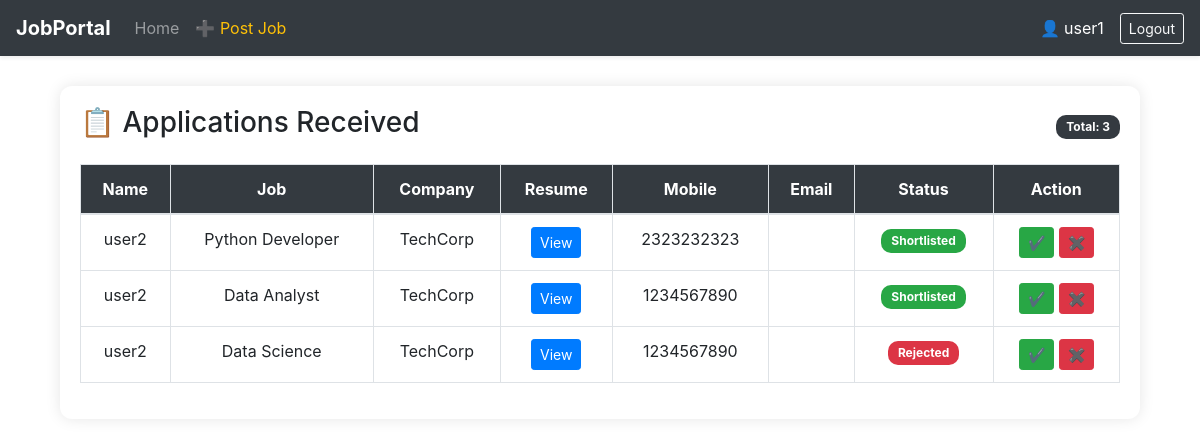
Page /jobs/ (signed in) on the committed database.
### JobPortal/models.py (models this page shows, shortened)
class Application(models.Model):
    STATUS_CHOICES = (
        ('APPLIED', 'Applied'),
        ('SHORTLISTED', 'Shortlisted'),
        ('REJECTED', 'Rejected'),
    )
    user = models.ForeignKey(User, on_delete=models.CASCADE)
    job = models.ForeignKey(Job, on_delete=models.CASCADE)
    resume = models.FileField(upload_to='resumes/')
    mobile = models.CharField(max_length=15)
    status = models.CharField(max_length=20, choices=STATUS_CHOICES, default='APPLIED')

class Job(models.Model):
    company = models.ForeignKey(Company, on_delete=models.CASCADE)
    title = models.CharField(max_length=200)
    description = models.TextField()
    salary = models.IntegerField()
    experience_required = models.IntegerField()
    created_at = models.DateTimeField(auto_now_add=True)

class Company(models.Model):
    user = models.OneToOneField(User, on_delete=models.CASCADE)
    name = models.CharField(max_length=200)
    location = models.CharField(max_length=200, default="Unknown")   # ✅ added default
    description = models.TextField(default="No description")         # ✅ added default

### JobPortal/views.py (the view, shortened to what this page needs)
# urls.py: 2. Add a URL to urlpatterns:  path('', views.home, name='home')
def home(request):
    if request.user.is_authenticated:
        profile = Profile.objects.filter(user=request.user).first()
        if profile and profile.role == 'HR':
            applications = Application.objects.filter(
                job__company__user=request.user
            ).select_related('job', 'job__company')
            return render(request, 'hr.html', {'applications': applications})
    jobs = Job.objects.select_related('company').all()
    return render(request, 'Jobseeker.html', {
        'jobs': jobs,
        'applied_jobs': []
    })

### JobPortal/templates/hr.html (shortened to what this page needs)
{% extends 'main.html' %}
{% load static %}
{% block content %}
<div class="container">
    <div class="dashboard-card">
        <div class="d-flex justify-content-between align-items-center mb-3">
            <h3>📋 Applications Received</h3>
            <span class="badge badge-dark">
                Total: {{ applications|length }}
            </span>
        </div>
        {% if applications %}
        <div class="table-responsive">
            <table class="table table-hover table-bordered text-center">
                <thead>
                    <tr>
                        <th>Name</th>
                        <th>Job</th>
                        <th>Company</th>
                        <th>Resume</th>
                        <th>Mobile</th>
                        <th>Email</th>
                        <th>Status</th>
                        <th>Action</th>
                    </tr>
                </thead>
                <tbody>
                    {% for a in applications %}
                    <tr>
                        <td>{{ a.user.username }}</td>
                        <td>{{ a.job.title }}</td>
                        <td>{{ a.job.company.name }}</td>
                        <td>
                            {% if a.resume %}
                                <a href="{{ a.resume.url }}"
                                   class="btn btn-sm btn-primary"
                                   target="_blank">
                                    View
                                </a>
                            {% else %}
                                <span class="text-muted">Not submitted</span>
                            {% endif %}
                        </td>
                        <td>{{ a.mobile }}</td>
                        <td>{{ a.user.email }}</td>
                        <td>
                            {% if a.status == 'APPLIED' %}
                                <span class="badge badge-info">Applied</span>
                            {% elif a.status == 'SHORTLISTED' %}
                                <span class="badge badge-success">Shortlisted</span>
                            {% else %}
                                <span class="badge badge-danger">Rejected</span>
                            {% endif %}
                        </td>
                        <td>
                            <a href="{% url 'update_status' a.id 'SHORTLISTED' %}"
                               class="btn btn-success btn-sm">
                               ✔
                            </a>
                            <a href="{% url 'update_status' a.id 'REJECTED' %}"
                               class="btn btn-danger btn-sm">
                               ✖
                            </a>
                        </td>
                    </tr>
                    {% endfor %}
                </tbody>
            </table>
        </div>
        {% else %}
            <div class="alert alert-info text-center">
                No applications received yet.
            </div>
        {% endif %}
    </div>
</div>
{% endblock %}

### JobPortal/templates/navbar.html (shortened to what this page needs)
{% load static %}
<nav class="navbar navbar-expand-lg navbar-dark bg-dark shadow-sm">
    <a class="navbar-brand font-weight-bold" href="{% url 'landing' %}">
        JobPortal
    </a>
    <div class="collapse navbar-collapse" id="navbarContent">
        <ul class="navbar-nav mr-auto">
            <li class="nav-item">
                <a class="nav-link" href="{% url 'landing' %}">Home</a>
            </li>
            {% if request.user.is_authenticated and request.user.profile %}
                {% if request.user.profile.role == 'HR' %}
                    <li class="nav-item">
                        <a class="nav-link text-warning" href="{% url 'post_job' %}">
                            ➕ Post Job
                        </a>
                    </li>
                {% endif %}
            {% endif %}
        </ul>
        <ul class="navbar-nav ml-auto align-items-center">
            {% if request.user.is_authenticated %}
                <li class="nav-item mr-3">
                    <span class="text-white">
                        👤 {{ request.user.username }}
                    </span>
                </li>
                <li class="nav-item">
                    <a class="btn btn-outline-light btn-sm" href="{% url 'logout' %}">
                        Logout
                    </a>
                </li>
            {% endif %}
        </ul>
    </div>
</nav>

### JobPortal/templates/hr.html (style rules this page uses)
.dashboard-card { margin-top: 30px; border-radius: 12px; box-shadow: 0 0 15px rgba(0,0,0,0.1); padding: 20px; background: #fff; }
.table thead { background-color: #343a40; color: white; }
.badge { padding: 6px 10px; border-radius: 10px; font-size: 12px; }

### rows in the picture
Application: user.username "user2", job "Python Developer", job.company.name "TechCorp", mobile "2323232323", status "Shortlisted"
Application: user.username "user2", job "Data Analyst", job.company.name "TechCorp", mobile "1234567890", status "Shortlisted"
Application: user.username "user2", job "Data Science", job.company.name "TechCorp", mobile "1234567890", status "Rejected"

### other values in the picture
{{ request.user.username }} "user1"
{{ applications|length }} "3"
